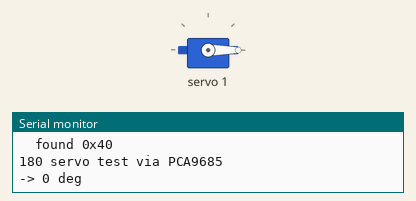
The sketch below on a simulated ESP32. Parts: servo, the last lines printed to the serial monitor.

Above: at 1.55 s.
At 4.55 s:
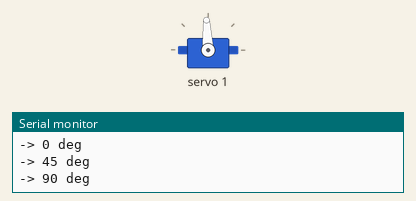
At 7.5 s:
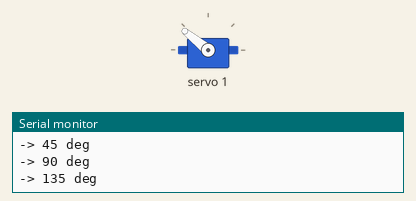
At 13.5 s:
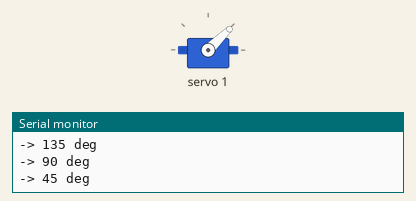
Timing chart, 0 to 17.1 s (numbered marks = the images above):
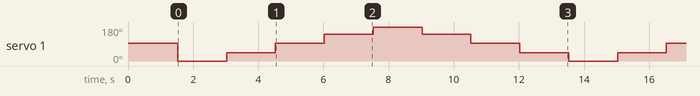

Measured:
- by itself, servo 1: repeats every 12.0 s: 44° 1.5 s, 93° 1.5 s, 141° 1.5 s, 180° 1.5 s, 141° 1.5 s, 93° 1.5 s, 44° 1.5 s, 0° 1.5 s

The sketch:

servo_test_180.ino
```cpp
// Test 180 positional servo via PCA9685 (same driver board you have).
// No ESP32Servo or LEDC needed — uses Adafruit PWM library only.
// Wiring: ESP32 SDA(21)->PCA SDA, SCL(22)->PCA SCL, 3V3->VCC, GND->GND
// Servo on PCA9685 channel 1 (J2 shoulder slot). External 5V on V+.

#include <Wire.h>
#include <Adafruit_PWMServoDriver.h>

Adafruit_PWMServoDriver pwm(0x40);

const int CH = 1;          // test on channel 1 (change to 0-3 to test others)
const int US_MIN = 500;
const int US_MAX = 2500;

void setAngle(int ch, int deg) {
  if (deg < 0) deg = 0;
  if (deg > 180) deg = 180;
  float us = US_MIN + (US_MAX - US_MIN) * (deg / 180.0);
  pwm.writeMicroseconds(ch, (int)us);
}

void setup() {
  Serial.begin(115200);
  delay(500);

  Wire.begin();
  Serial.println("I2C scan...");
  for (int addr = 1; addr < 127; addr++) {
    Wire.beginTransmission(addr);
    if (Wire.endTransmission() == 0) {
      Serial.print("  found 0x");
      Serial.println(addr, HEX);
    }
  }

  pwm.begin();
  pwm.setPWMFreq(50);
  delay(10);

  Serial.println("180 servo test via PCA9685");
  setAngle(CH, 90);
  delay(1000);
}

void loop() {
  int angles[] = {0, 45, 90, 135, 180, 135, 90, 45};
  for (int i = 0; i < 8; i++) {
    Serial.print("-> ");
    Serial.print(angles[i]);
    Serial.println(" deg");
    setAngle(CH, angles[i]);
    delay(1500);
  }
}
```
